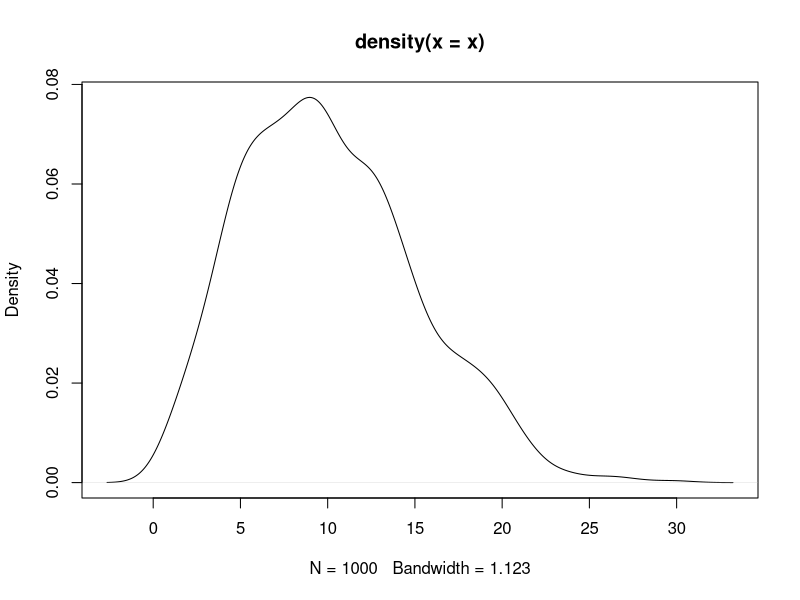
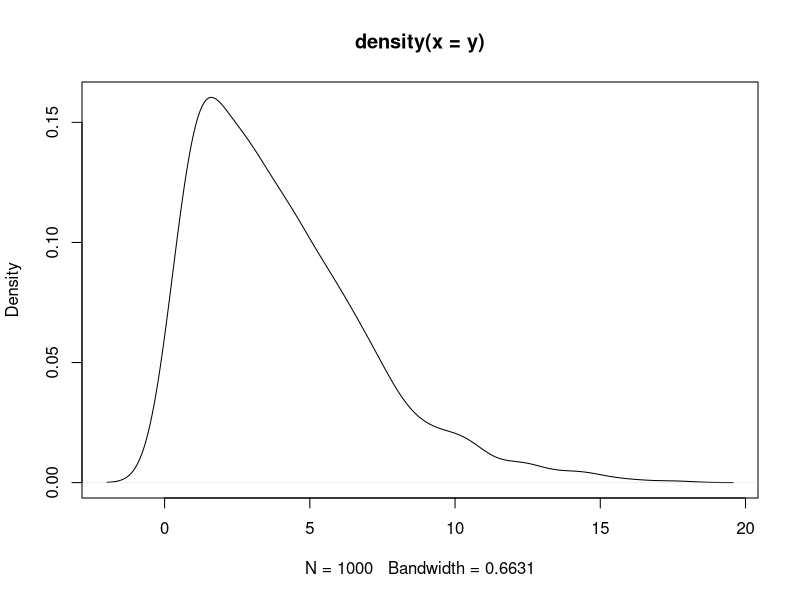
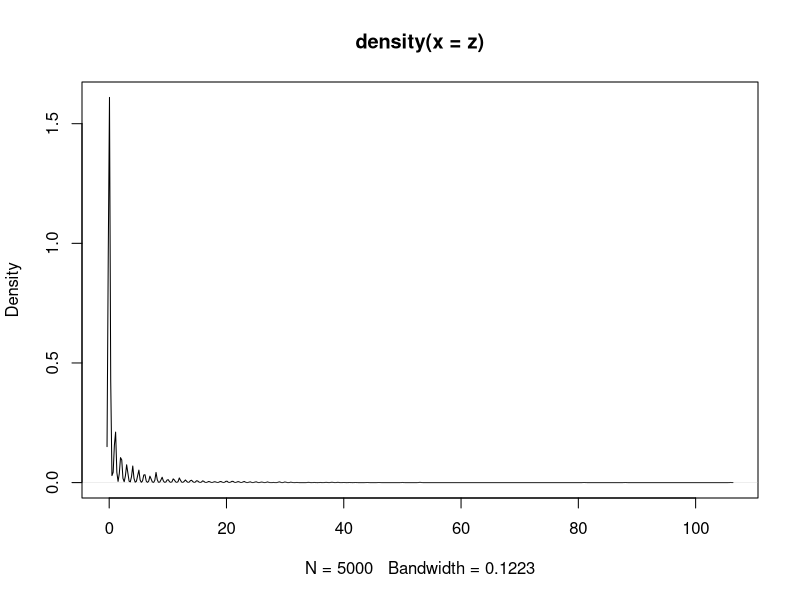

Reproduce these figures in R, in order.

# serial distribution
x=rweibull(1000,2.101547305,11.29064083)
plot(density(x))

# delay distribution
y=rweibull(1000,1.347738368,4.360796301)
plot(density(y))

z=rnbinom(5000,size=0.16,mu=2)
plot(density(z))
